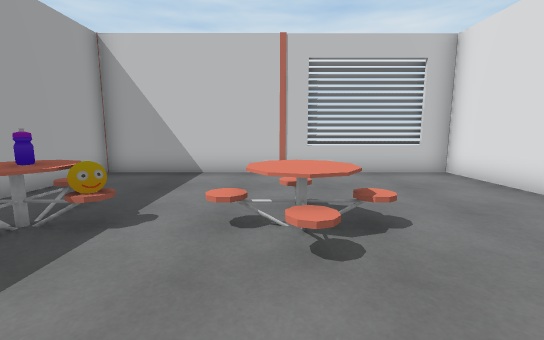
view 1 (above)

18 first-person views from a walk through a Unity game level. The camera is 1.3 m above the floor, tilts 8° down and sees 90° across. Doors are open. The floor is counted in squares, 1 m on a side. Each view is taken from the middle of a square. On the plan, view 1 faces up. The plan holds only what a view shows up to about 13 squares ahead; the rest is blank. The place goes on beyond the plan. The player character is not drawn.

view 2
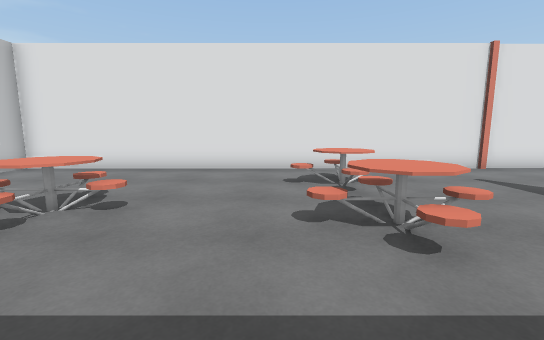

view 3
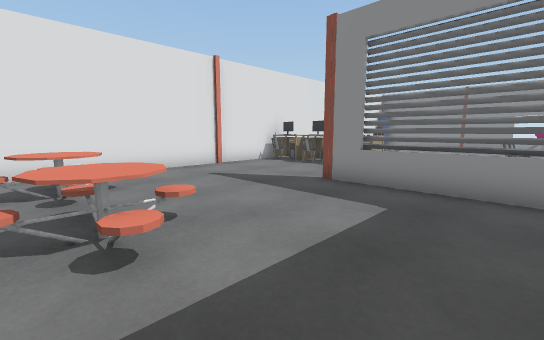

view 4
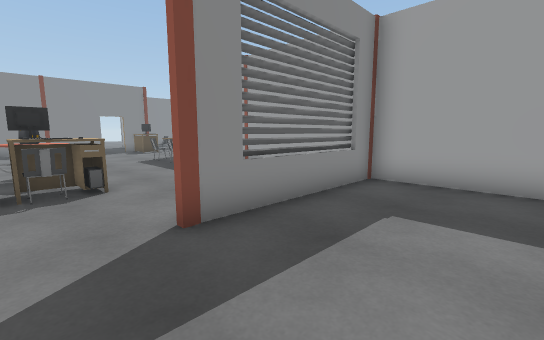

view 5
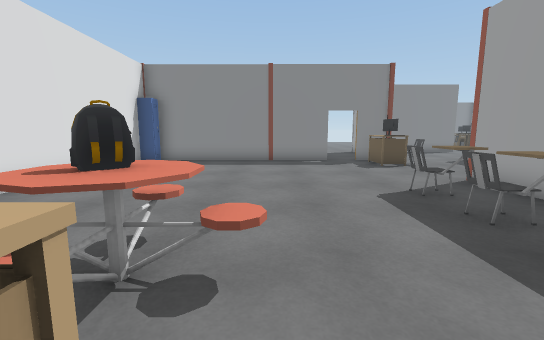

view 6
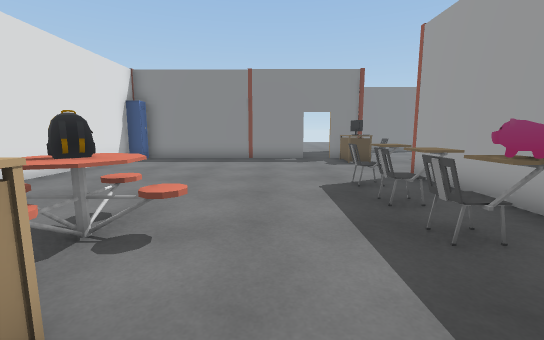

view 7
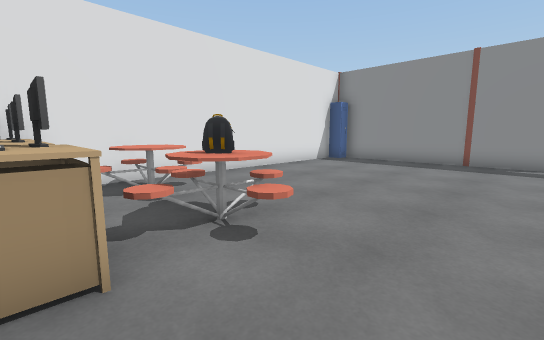

view 8
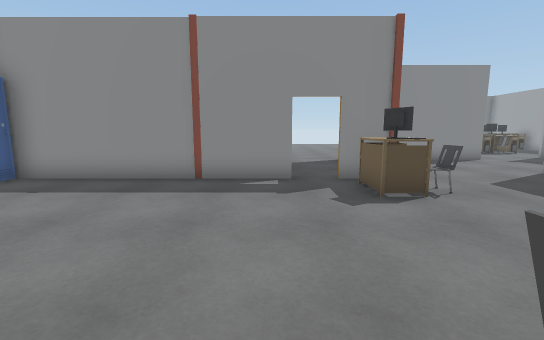

view 9
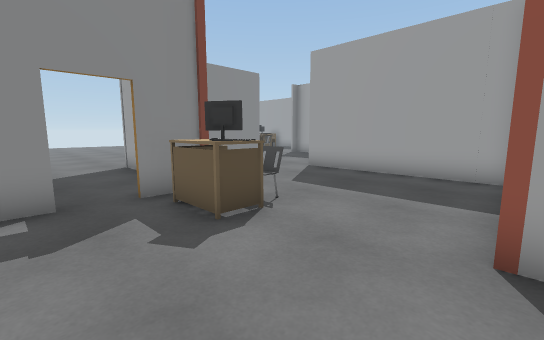

view 10
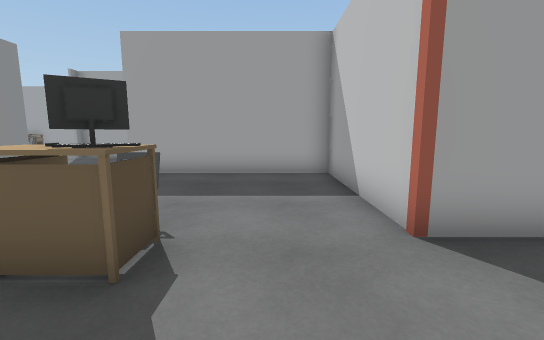

view 11
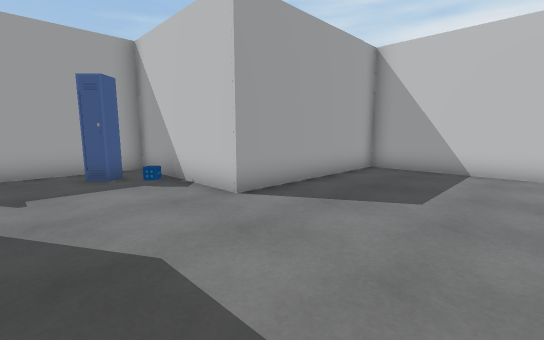

view 12
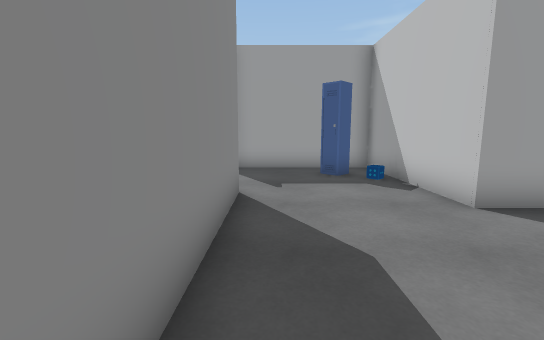

view 13
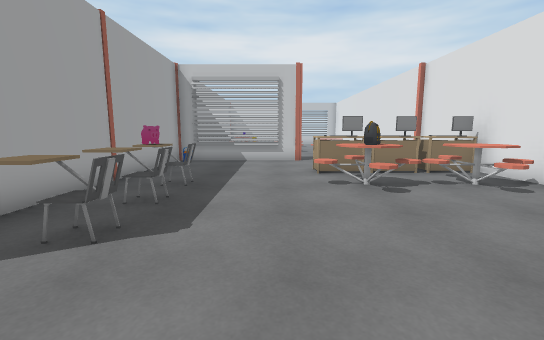

view 14
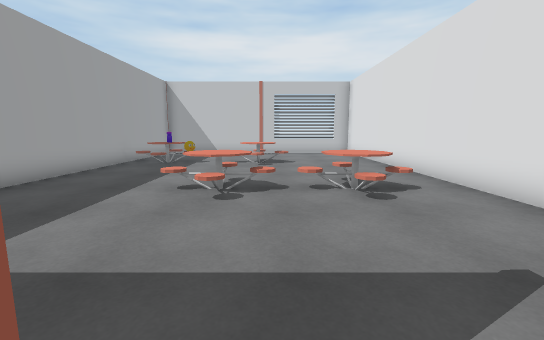

view 15
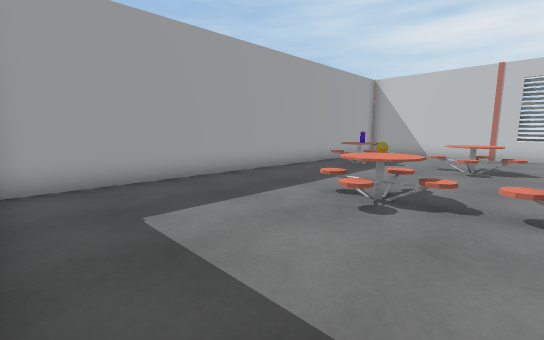

view 16
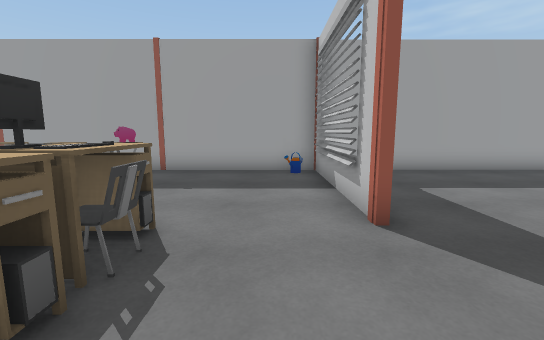

view 17
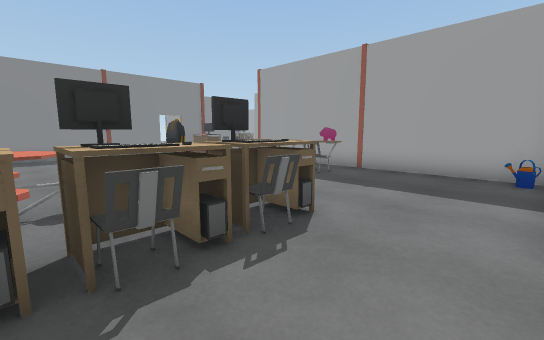

view 18
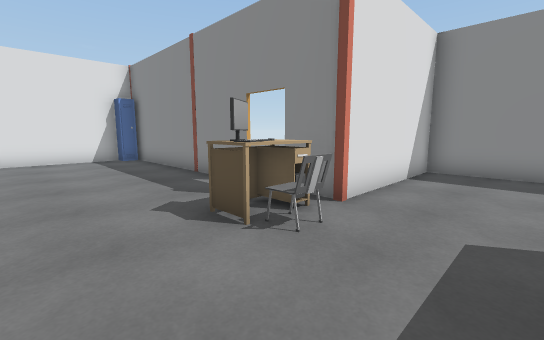

### Floor plan
Key: @ floor where view 1 was taken; # wall or solid block; . main floor; : floor 0.5 m higher than the main floor; / step, stairs or slope; D open door; = window, fence, low wall or low ledge; T table; H thing the floor can be seen under or through; C chair; M computer; L locker; O other object.
Columns run from 16 left of view 1 to 6 right of it. Each row starts with its distance up from view 1.
  9            ############
  8            #..........#
  7            #..........#
  6            #..........#
  5            #..........#
  4            #T=..OO....#
  3            #....T.....#
  2            #..........#
  1            #..........#
  0            #....@.....#
 -1            #...T...:..#
 -2            #....OOT /.#
 -3            #......./..#
 -4            #..........#
 -5            #..........#
 -6            #..........#
 -7            #H==HH.....#
 -8            #H.........#
 -9            #..........#
-10            #......CC.O#
-11            #.....MMMT #
-12            #.....TT.T.#
-13            #C...TTTTTT#
-14            #C....TT.T.#
-15            #CC........#
-16            #C.........#
-17            #C.........#
-18      #######..........#
-19      #................#
-20      #................#
-21      #.....M..........#
-22      #....CMM.........#
-23      #.....T.........L#
-24 ######.....#DD#########
-25 #..........#..
-26 #LL........#..
-27 #..........#..
-28 #..........#..
-29 #...########..

Where each view was taken, in squares from view 1:
view 1: 0 up, 0 right, facing up
view 2: 0 up, 4 left, facing right
view 3: 1 down, 4 left, facing down-right
view 4: 4 down, 2 right, facing down-left
view 5: 11 down, 0 right, facing down
view 6: 10 down, 1 left, facing down
view 7: 11 down, 2 left, facing down-right
view 8: 16 down, 2 left, facing down
view 9: 18 down, 2 left, facing down-left
view 10: 20 down, 2 left, facing left
view 11: 28 down, 6 left, facing up-left
view 12: 28 down, 6 left, facing left
view 13: 20 down, 1 left, facing up
view 14: 8 down, 1 right, facing up
view 15: 7 down, 2 right, facing up-left
view 16: 9 down, 4 right, facing left
view 17: 8 down, 4 right, facing down-left
view 18: 19 down, 8 left, facing down-right
